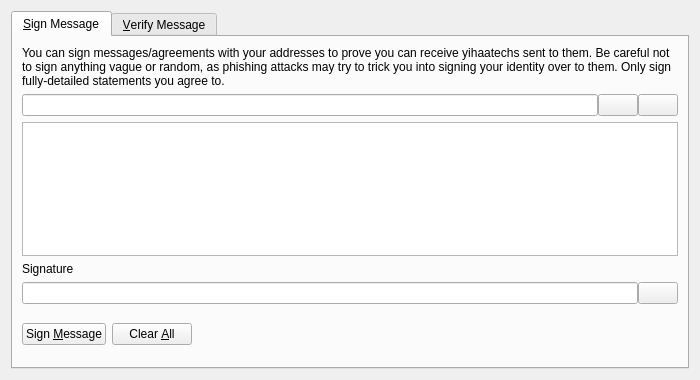
<?xml version="1.0" encoding="UTF-8"?>
<ui version="4.0">
 <class>SignVerifyMessageDialog</class>
 <widget class="QDialog" name="SignVerifyMessageDialog">
  <property name="geometry">
   <rect>
    <x>0</x>
    <y>0</y>
    <width>700</width>
    <height>380</height>
   </rect>
  </property>
  <property name="windowTitle">
   <string>Signatures - Sign / Verify a Message</string>
  </property>
  <property name="modal">
   <bool>true</bool>
  </property>
  <layout class="QVBoxLayout" name="verticalLayout">
   <item>
    <widget class="QTabWidget" name="tabWidget">
     <property name="currentIndex">
      <number>0</number>
     </property>
     <widget class="QWidget" name="tabSignMessage">
      <attribute name="title">
       <string>&amp;Sign Message</string>
      </attribute>
      <layout class="QVBoxLayout" name="verticalLayout_SM">
       <item>
        <widget class="QLabel" name="infoLabel_SM">
         <property name="text">
          <string>You can sign messages/agreements with your addresses to prove you can receive yihaatechs sent to them. Be careful not to sign anything vague or random, as phishing attacks may try to trick you into signing your identity over to them. Only sign fully-detailed statements you agree to.</string>
         </property>
         <property name="textFormat">
          <enum>Qt::PlainText</enum>
         </property>
         <property name="wordWrap">
          <bool>true</bool>
         </property>
        </widget>
       </item>
       <item>
        <layout class="QHBoxLayout" name="horizontalLayout_1_SM">
         <property name="spacing">
          <number>0</number>
         </property>
         <item>
          <widget class="QValidatedLineEdit" name="addressIn_SM">
           <property name="toolTip">
            <string>The YihaaTech address to sign the message with</string>
           </property>
          </widget>
         </item>
         <item>
          <widget class="QPushButton" name="addressBookButton_SM">
           <property name="toolTip">
            <string>Choose previously used address</string>
           </property>
           <property name="text">
            <string/>
           </property>
           <property name="icon">
            <iconset resource="../bitcoin.qrc">
             <normaloff>:/icons/address-book</normaloff>:/icons/address-book</iconset>
           </property>
           <property name="shortcut">
            <string>Alt+A</string>
           </property>
           <property name="autoDefault">
            <bool>false</bool>
           </property>
          </widget>
         </item>
         <item>
          <widget class="QPushButton" name="pasteButton_SM">
           <property name="toolTip">
            <string>Paste address from clipboard</string>
           </property>
           <property name="text">
            <string/>
           </property>
           <property name="icon">
            <iconset resource="../bitcoin.qrc">
             <normaloff>:/icons/editpaste</normaloff>:/icons/editpaste</iconset>
           </property>
           <property name="shortcut">
            <string>Alt+P</string>
           </property>
           <property name="autoDefault">
            <bool>false</bool>
           </property>
          </widget>
         </item>
        </layout>
       </item>
       <item>
        <widget class="QPlainTextEdit" name="messageIn_SM">
         <property name="toolTip">
          <string>Enter the message you want to sign here</string>
         </property>
        </widget>
       </item>
       <item>
        <widget class="QLabel" name="signatureLabel_SM">
         <property name="text">
          <string>Signature</string>
         </property>
         <property name="textFormat">
          <enum>Qt::PlainText</enum>
         </property>
        </widget>
       </item>
       <item>
        <layout class="QHBoxLayout" name="horizontalLayout_2_SM">
         <property name="spacing">
          <number>0</number>
         </property>
         <item>
          <widget class="QLineEdit" name="signatureOut_SM">
           <property name="font">
            <font>
             <italic>true</italic>
            </font>
           </property>
           <property name="readOnly">
            <bool>true</bool>
           </property>
          </widget>
         </item>
         <item>
          <widget class="QPushButton" name="copySignatureButton_SM">
           <property name="toolTip">
            <string>Copy the current signature to the system clipboard</string>
           </property>
           <property name="text">
            <string/>
           </property>
           <property name="icon">
            <iconset resource="../bitcoin.qrc">
             <normaloff>:/icons/editcopy</normaloff>:/icons/editcopy</iconset>
           </property>
           <property name="autoDefault">
            <bool>false</bool>
           </property>
          </widget>
         </item>
        </layout>
       </item>
       <item>
        <layout class="QHBoxLayout" name="horizontalLayout_3_SM">
         <item>
          <widget class="QPushButton" name="signMessageButton_SM">
           <property name="toolTip">
            <string>Sign the message to prove you own this YihaaTech address</string>
           </property>
           <property name="text">
            <string>Sign &amp;Message</string>
           </property>
           <property name="icon">
            <iconset resource="../bitcoin.qrc">
             <normaloff>:/icons/edit</normaloff>:/icons/edit</iconset>
           </property>
           <property name="autoDefault">
            <bool>false</bool>
           </property>
          </widget>
         </item>
         <item>
          <widget class="QPushButton" name="clearButton_SM">
           <property name="toolTip">
            <string>Reset all sign message fields</string>
           </property>
           <property name="text">
            <string>Clear &amp;All</string>
           </property>
           <property name="icon">
            <iconset resource="../bitcoin.qrc">
             <normaloff>:/icons/remove</normaloff>:/icons/remove</iconset>
           </property>
           <property name="autoDefault">
            <bool>false</bool>
           </property>
          </widget>
         </item>
         <item>
          <spacer name="horizontalSpacer_1_SM">
           <property name="orientation">
            <enum>Qt::Horizontal</enum>
           </property>
           <property name="sizeHint" stdset="0">
            <size>
             <width>40</width>
             <height>48</height>
            </size>
           </property>
          </spacer>
         </item>
         <item>
          <widget class="QLabel" name="statusLabel_SM">
           <property name="font">
            <font>
             <weight>75</weight>
             <bold>true</bold>
            </font>
           </property>
           <property name="text">
            <string/>
           </property>
           <property name="wordWrap">
            <bool>true</bool>
           </property>
          </widget>
         </item>
         <item>
          <spacer name="horizontalSpacer_2_SM">
           <property name="orientation">
            <enum>Qt::Horizontal</enum>
           </property>
           <property name="sizeHint" stdset="0">
            <size>
             <width>40</width>
             <height>48</height>
            </size>
           </property>
          </spacer>
         </item>
        </layout>
       </item>
      </layout>
     </widget>
     <widget class="QWidget" name="tabVerifyMessage">
      <attribute name="title">
       <string>&amp;Verify Message</string>
      </attribute>
      <layout class="QVBoxLayout" name="verticalLayout_VM">
       <item>
        <widget class="QLabel" name="infoLabel_VM">
         <property name="text">
          <string>Enter the receiver's address, message (ensure you copy line breaks, spaces, tabs, etc. exactly) and signature below to verify the message. Be careful not to read more into the signature than what is in the signed message itself, to avoid being tricked by a man-in-the-middle attack. Note that this only proves the signing party receives with the address, it cannot prove sendership of any transaction!</string>
         </property>
         <property name="textFormat">
          <enum>Qt::PlainText</enum>
         </property>
         <property name="alignment">
          <set>Qt::AlignLeading|Qt::AlignLeft|Qt::AlignTop</set>
         </property>
         <property name="wordWrap">
          <bool>true</bool>
         </property>
        </widget>
       </item>
       <item>
        <layout class="QHBoxLayout" name="horizontalLayout_1_VM">
         <property name="spacing">
          <number>0</number>
         </property>
         <item>
          <widget class="QValidatedLineEdit" name="addressIn_VM">
           <property name="toolTip">
            <string>The YihaaTech address the message was signed with</string>
           </property>
          </widget>
         </item>
         <item>
          <widget class="QPushButton" name="addressBookButton_VM">
           <property name="toolTip">
            <string>Choose previously used address</string>
           </property>
           <property name="text">
            <string/>
           </property>
           <property name="icon">
            <iconset resource="../bitcoin.qrc">
             <normaloff>:/icons/address-book</normaloff>:/icons/address-book</iconset>
           </property>
           <property name="shortcut">
            <string>Alt+A</string>
           </property>
           <property name="autoDefault">
            <bool>false</bool>
           </property>
          </widget>
         </item>
        </layout>
       </item>
       <item>
        <widget class="QPlainTextEdit" name="messageIn_VM"/>
       </item>
       <item>
        <widget class="QValidatedLineEdit" name="signatureIn_VM"/>
       </item>
       <item>
        <layout class="QHBoxLayout" name="horizontalLayout_2_VM">
         <item>
          <widget class="QPushButton" name="verifyMessageButton_VM">
           <property name="toolTip">
            <string>Verify the message to ensure it was signed with the specified YihaaTech address</string>
           </property>
           <property name="text">
            <string>Verify &amp;Message</string>
           </property>
           <property name="icon">
            <iconset resource="../bitcoin.qrc">
             <normaloff>:/icons/transaction_0</normaloff>:/icons/transaction_0</iconset>
           </property>
           <property name="autoDefault">
            <bool>false</bool>
           </property>
          </widget>
         </item>
         <item>
          <widget class="QPushButton" name="clearButton_VM">
           <property name="toolTip">
            <string>Reset all verify message fields</string>
           </property>
           <property name="text">
            <string>Clear &amp;All</string>
           </property>
           <property name="icon">
            <iconset resource="../bitcoin.qrc">
             <normaloff>:/icons/remove</normaloff>:/icons/remove</iconset>
           </property>
           <property name="autoDefault">
            <bool>false</bool>
           </property>
          </widget>
         </item>
         <item>
          <spacer name="horizontalSpacer_1_VM">
           <property name="orientation">
            <enum>Qt::Horizontal</enum>
           </property>
           <property name="sizeHint" stdset="0">
            <size>
             <width>40</width>
             <height>48</height>
            </size>
           </property>
          </spacer>
         </item>
         <item>
          <widget class="QLabel" name="statusLabel_VM">
           <property name="font">
            <font>
             <weight>75</weight>
             <bold>true</bold>
            </font>
           </property>
           <property name="text">
            <string/>
           </property>
           <property name="wordWrap">
            <bool>true</bool>
           </property>
          </widget>
         </item>
         <item>
          <spacer name="horizontalSpacer_2_VM">
           <property name="orientation">
            <enum>Qt::Horizontal</enum>
           </property>
           <property name="sizeHint" stdset="0">
            <size>
             <width>40</width>
             <height>48</height>
            </size>
           </property>
          </spacer>
         </item>
        </layout>
       </item>
      </layout>
     </widget>
    </widget>
   </item>
  </layout>
 </widget>
 <customwidgets>
  <customwidget>
   <class>QValidatedLineEdit</class>
   <extends>QLineEdit</extends>
   <header>qvalidatedlineedit.h</header>
  </customwidget>
 </customwidgets>
 <resources>
  <include location="../bitcoin.qrc"/>
 </resources>
 <connections/>
</ui>
